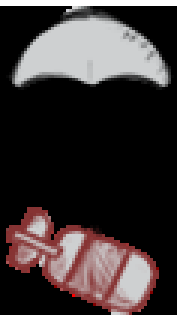
#> input picture images/bomb_supply.png, 60 x 107 px, given in place of start.png, which was not available (shown 3 times larger)
$ python main.py
#> lines starting #> are read from the running program, lines starting #| are printed output that depends on the picture; pictures that were not available may be replaced by others from this repository, and a replacement may not be noted
### gameautoplay/y_functions2.py

'''
储存战斗模块
'''

import y_functions as yf
import cv2
from settings import Settings

"""这个文件作用是将y_function中的函数集成为几个模块，
防止主程序中出现太多循环"""

#准备模块
#导入模板，设置刷御魂次数模块
def begin():
    t_start = cv2.imread('D:\python_code\yys\yys1.1\img\start.png', 0)
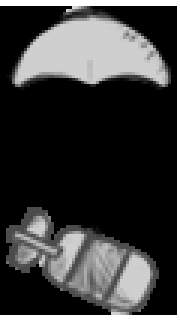
#> t_start: shape (107, 60) (shown 3 times larger); min 0, max 255, mean 61.1
    t_end = cv2.imread('D:\python_code\yys\yys1.1\img\end.png', 0)
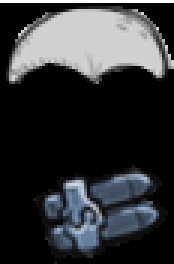
#> input picture images/bullet_supply.png, 58 x 88 px, given in place of end.png, which was not available (shown 3 times larger)
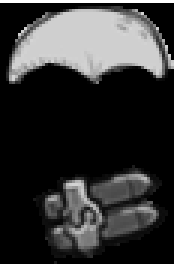
#> t_end: shape (88, 58) (shown 3 times larger); min 0, max 255, mean 51.3
#> (the run stopped early here; a loop or call above may not have finished)
